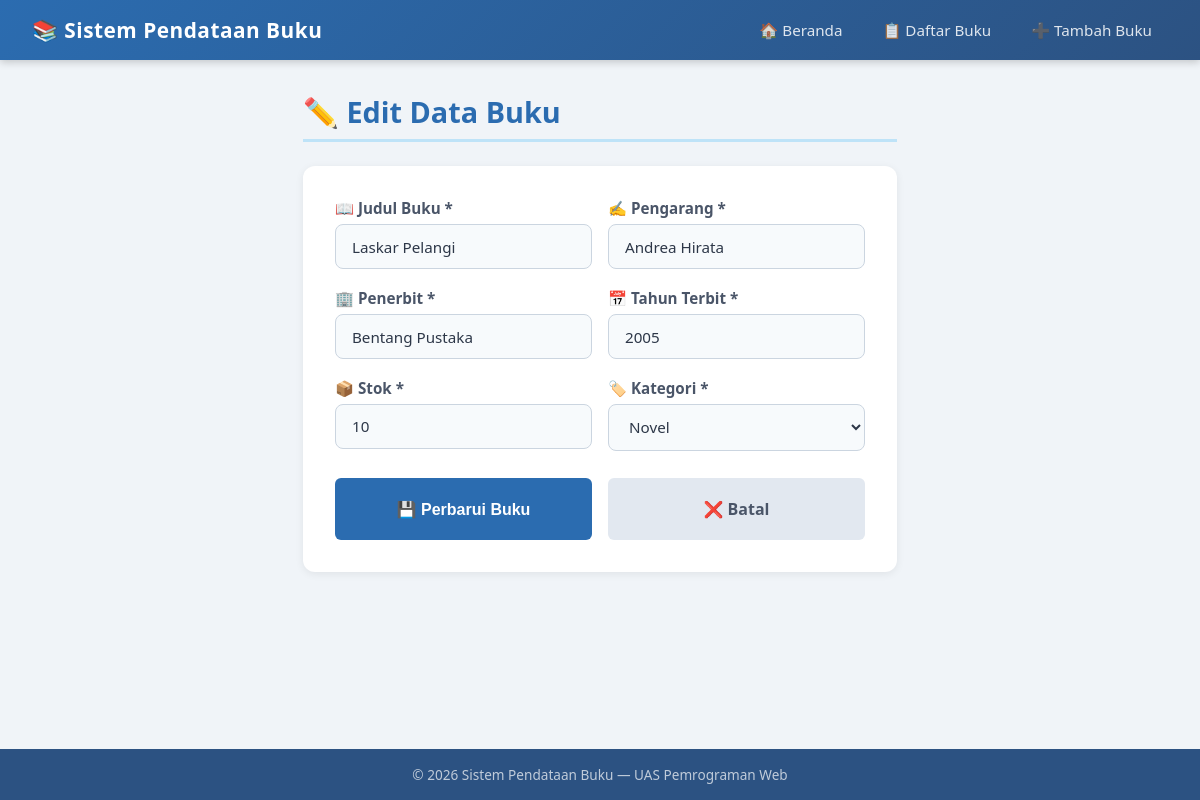
The page /edit.php?id=1 on the database its author committed.
### tables this page shows
CREATE TABLE IF NOT EXISTS buku (
    id INT AUTO_INCREMENT PRIMARY KEY,
    judul VARCHAR(200) NOT NULL,
    pengarang VARCHAR(150) NOT NULL,
    penerbit VARCHAR(150) NOT NULL,
    tahun_terbit YEAR NOT NULL,
    stok INT NOT NULL DEFAULT 0,
    kategori VARCHAR(100) NOT NULL,
    created_at TIMESTAMP DEFAULT CURRENT_TIMESTAMP
);

### edit.php (the view, shortened to what this page needs)
<?php
require 'includes/koneksi.php';
$id = isset($_GET['id']) ? (int)$_GET['id'] : 0;
$queryBuku = mysqli_query($koneksi, "SELECT * FROM buku WHERE id = $id");
$buku = mysqli_fetch_assoc($queryBuku);
$kategoriDefault = ['Novel', 'Teknologi', 'Self Help', 'Filsafat', 'Sejarah', 'Sains', 'Bisnis', 'Pendidikan', 'Lainnya'];
$kategoriAdaDiDefault = in_array($buku['kategori'], $kategoriDefault);
require 'includes/header.php';
?>
<h1 class="page-title">✏️ Edit Data Buku</h1>
<div class="card">
    <form method="POST" action="edit.php?id=<?= $id ?>">
        <div class="form-row">
            <div class="form-group">
                <label for="judul">📖 Judul Buku *</label>
                <input type="text" id="judul" name="judul"
                       value="<?= htmlspecialchars($buku['judul']) ?>" required>
            </div>
            <div class="form-group">
                <label for="pengarang">✍️ Pengarang *</label>
                <input type="text" id="pengarang" name="pengarang"
                       value="<?= htmlspecialchars($buku['pengarang']) ?>" required>
            </div>
        </div>
        <div class="form-row">
            <div class="form-group">
                <label for="penerbit">🏢 Penerbit *</label>
                <input type="text" id="penerbit" name="penerbit"
                       value="<?= htmlspecialchars($buku['penerbit']) ?>" required>
            </div>
            <div class="form-group">
                <label for="tahun_terbit">📅 Tahun Terbit *</label>
                <input type="number" id="tahun_terbit" name="tahun_terbit"
                       min="1000" max="<?= date('Y') ?>"
                       value="<?= htmlspecialchars($buku['tahun_terbit']) ?>" required>
            </div>
        </div>
        <div class="form-row">
            <div class="form-group">
                <label for="stok">📦 Stok *</label>
                <input type="number" id="stok" name="stok"
                       min="0"
                       value="<?= htmlspecialchars($buku['stok']) ?>" required>
            </div>
            <div class="form-group">
                <label for="kategori">🏷️ Kategori *</label>
                <select id="kategori" name="kategori" onchange="toggleKategoriLain(this)" required>
                    <?php foreach ($kategoriDefault as $k): ?>
                        <option value="<?= $k ?>"
                            <?php
                                if ($k === 'Lainnya' && !$kategoriAdaDiDefault) {
                                    echo 'selected';
                                } elseif ($k === $buku['kategori']) {
                                    echo 'selected';
                                }
                            ?>>
                            <?= $k ?>
                        </option>
                    <?php endforeach; ?>
                </select>
            </div>
        </div>
        <div class="form-row">
            <button type="submit" class="btn btn-submit">💾 Perbarui Buku</button>
            <a href="daftar.php" class="btn btn-batal" style="text-align:center; line-height:2.5;">❌ Batal</a>
        </div>
    </form>
</div>
<?php require 'includes/footer.php'; ?>

### assets/css/style.css (style rules this page uses)
* { margin: 0; padding: 0; box-sizing: border-box; }
body { font-family: 'Segoe UI', Tahoma, Geneva, Verdana, sans-serif; background-color: #f0f4f8; color: #2d3748; min-height: 100vh; display: flex; flex-direction: column; }
.page-title { font-size: 1.8rem; font-weight: 700; color: #2b6cb0; margin-bottom: 1.5rem; padding-bottom: 0.5rem; border-bottom: 3px solid #bee3f8; }
.card { background: white; border-radius: 12px; padding: 2rem; box-shadow: 0 2px 8px rgba(0,0,0,0.07); margin-bottom: 1.5rem; }
.btn { display: inline-block; padding: 0.45rem 1rem; border-radius: 6px; font-size: 0.85rem; font-weight: 600; text-decoration: none; border: none; cursor: pointer; transition: opacity 0.2s, transform 0.1s; }
.btn-submit { background: #2b6cb0; color: white; padding: 0.7rem 2rem; font-size: 1rem; width: 100%; margin-top: 0.5rem; }
.btn-batal { background: #e2e8f0; color: #4a5568; padding: 0.7rem 2rem; font-size: 1rem; width: 100%; margin-top: 0.5rem; }
.form-group { margin-bottom: 1.2rem; }
.form-group label { display: block; margin-bottom: 0.4rem; font-weight: 600; color: #4a5568; font-size: 0.95rem; }
.form-group input, .form-group select, .form-group textarea { width: 100%; padding: 0.7rem 1rem; border: 1.5px solid #cbd5e0; border-radius: 8px; font-size: 0.95rem; font-family: inherit; transition: border-color 0.2s, box-shadow 0.2s; background: #f7fafc; color: #2d3748; }
.form-row { display: grid; grid-template-columns: 1fr 1fr; gap: 1rem; }

### rows shown on the page
buku: judul "Laskar Pelangi", pengarang "Andrea Hirata", penerbit "Bentang Pustaka", tahun_terbit "2005", stok "10", kategori "Novel"
